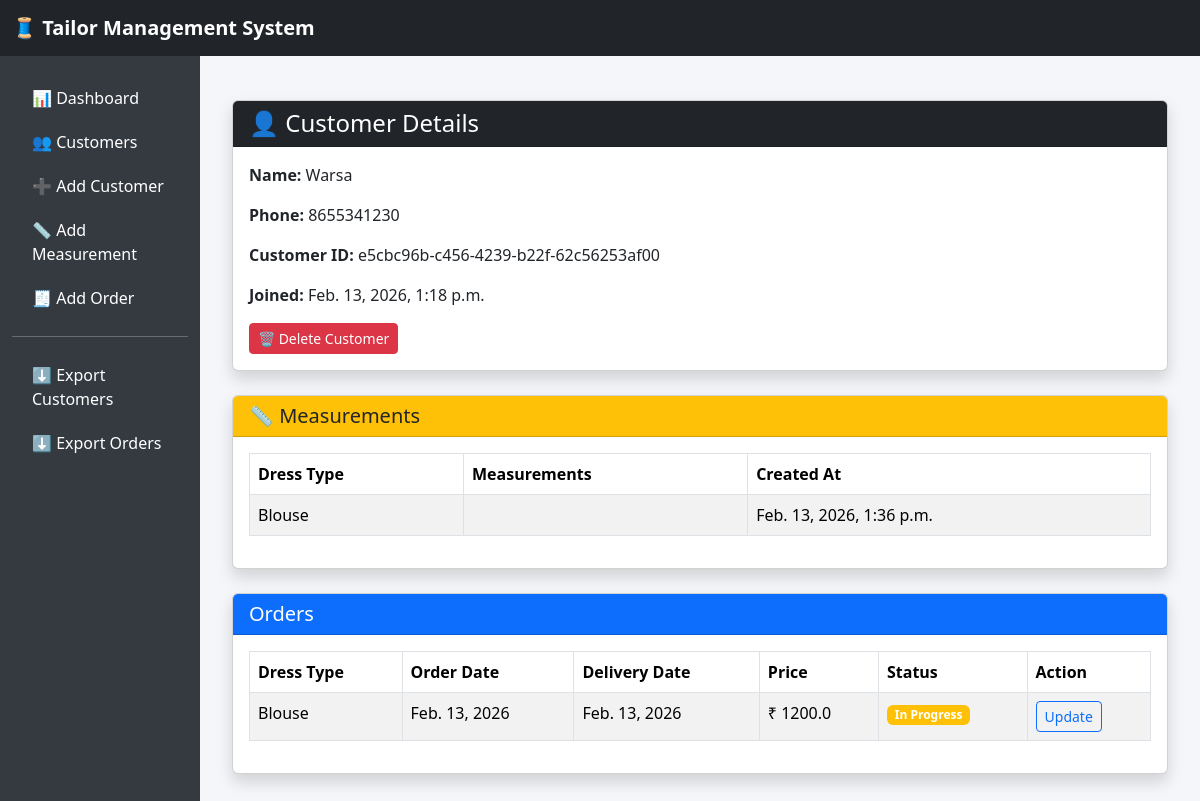
/customers/6/, run on the app's committed database.
### Tailor/models.py (models this page shows, shortened)
class Customer(models.Model):
    customer_id = models.UUIDField(default=uuid.uuid4, editable=False, unique=True)
    name = models.CharField(max_length=100)
    phone = models.CharField(max_length=15)
    created_at = models.DateTimeField(auto_now_add=True)

class Measurement(models.Model):
    DRESS_TYPES = [
        ('Blouse', 'Blouse'),
        ('Kurti', 'Kurti'),
        ('Suit', 'Suit'),
        ('Salwar', 'Salwar'),
        ('Lehenga', 'Lehenga'),
        ('Gown', 'Gown'),
    ]
    customer = models.ForeignKey(
        Customer,
        on_delete=models.CASCADE,
        related_name="measurements"
    )
    dress_type = models.CharField(max_length=50, choices=DRESS_TYPES)
    shoulder = models.FloatField(null=True, blank=True)
    bust = models.FloatField(null=True, blank=True)
    underbust = models.FloatField(null=True, blank=True)
    waist = models.FloatField(null=True, blank=True)
    hip = models.FloatField(null=True, blank=True)
    armhole = models.FloatField(null=True, blank=True)
    sleeve_length = models.FloatField(null=True, blank=True)
    bicep_round = models.FloatField(null=True, blank=True)
    elbow_round = models.FloatField(null=True, blank=True)
    wrist_round = models.FloatField(null=True, blank=True)
    neck_depth_front = models.FloatField(null=True, blank=True)
    neck_depth_back = models.FloatField(null=True, blank=True)
    blouse_length = models.FloatField(null=True, blank=True)
    kurti_length = models.FloatField(null=True, blank=True)
    suit_length = models.FloatField(null=True, blank=True)
    full_length = models.FloatField(null=True, blank=True)
    apex = models.FloatField(null=True, blank=True)
    shoulder_to_apex = models.FloatField(null=True, blank=True)
    slit_length = models.FloatField(null=True, blank=True)
    thigh = models.FloatField(null=True, blank=True)
    knee = models.FloatField(null=True, blank=True)
    calf = models.FloatField(null=True, blank=True)
    bottom_round = models.FloatField(null=True, blank=True)
    ankle = models.FloatField(null=True, blank=True)
    flare = models.FloatField(null=True, blank=True)
    cancan_length = models.FloatField(null=True, blank=True)
    created_at = models.DateTimeField(auto_now_add=True)

class Order(models.Model):
    STATUS = [
        ('Pending', 'Pending'),
        ('In Progress', 'In Progress'),
        ('Completed', 'Completed'),
    ]
    customer = models.ForeignKey(Customer, on_delete=models.CASCADE, related_name="orders")
    dress_type = models.CharField(max_length=50)
    coming_date = models.DateField(auto_now_add=True)  # 🔥 Auto order date
    delivery_date = models.DateField()
    price = models.FloatField()
    status = models.CharField(max_length=20, choices=STATUS, default='Pending')

### Tailor/views.py (the view)
# urls.py: path('customers/<int:pk>/', views.customer_detail, name='customer_detail'),
def customer_detail(request, pk):
    customer = get_object_or_404(Customer, pk=pk)
    context = {
        "customer": customer,
        "measurements":customer.measurements.all(),
        "orders": customer.orders.all(),
    }
    return render(request, "Tailor/customer_detail.html", context)

### Tailor/templates/Tailor/customer_detail.html (shortened to what this page needs)
{% extends "tailor/base.html" %}
{% block content %}
<div class="container mt-4">
    <div class="card shadow mb-4">
        <div class="card-header bg-dark text-white">
            <h4 class="mb-0">👤 Customer Details</h4>
        </div>
        <div class="card-body">
            <p><strong>Name:</strong> {{ customer.name }}</p>
            <p><strong>Phone:</strong> {{ customer.phone }}</p>
            <p><strong>Customer ID:</strong> {{ customer.customer_id }}</p>
            <p><strong>Joined:</strong> {{ customer.created_at }}</p>
            <a href="{% url 'delete_customer' customer.id %}"
               class="btn btn-danger btn-sm">
                🗑 Delete Customer
            </a>
        </div>
    </div>
    <div class="card shadow mb-4">
        <div class="card-header bg-warning">
            <h5 class="mb-0">📏 Measurements</h5>
        </div>
        <div class="card-body">
            {% if measurements %}
                <table class="table table-bordered table-striped">
                    <thead>
                        <tr>
                            <th>Dress Type</th>
                            <th>Measurements</th>
                            <th>Created At</th>
                        </tr>
                    </thead>
                    <tbody>
                        {% for m in measurements %}
                        <tr>
                            <td>{{ m.dress_type }}</td>
                            <td>
                            </td>
                            <td>{{ m.created_at }}</td>
                        </tr>
                        {% endfor %}
                    </tbody>
                </table>
            {% else %}
                <p class="text-muted">No measurements found.</p>
            {% endif %}
        </div>
    </div>
    <div class="card shadow mt-4">
        <div class="card-header bg-primary text-white">
            <h5 class="mb-0">Orders</h5>
        </div>
        <div class="card-body">
            {% if orders %}
                <table class="table table-bordered table-striped">
                    <thead>
                        <tr>
                            <th>Dress Type</th>
                            <th>Order Date</th>
                            <th>Delivery Date</th>
                            <th>Price</th>
                            <th>Status</th>
                            <th>Action</th>
                        </tr>
                    </thead>
                    <tbody>
                        {% for order in orders %}
                        <tr>
                            <td>{{ order.dress_type }}</td>
                            <td>{{ order.coming_date }}</td>
                            <td>{{ order.delivery_date }}</td>
                            <td>₹ {{ order.price }}</td>
                            <td>
                                <span class="badge
                                    {% if order.status == 'Completed' %} bg-success
                                    {% elif order.status == 'In Progress' %} bg-warning
                                    {% elif order.status == 'Pending' %} bg-danger
                                    {% else %} bg-info
                                    {% endif %}">
                                    {{ order.status }}
                                </span>
                            </td>
                            <td>
                                <a href="{% url 'update_order' order.id %}"
                                class="btn btn-sm btn-outline-primary">
                                    Update
                                </a>
                            </td>
                        </tr>
                        {% endfor %}
                    </tbody>
                </table>
                {% else %}
            <p class="text-muted">No orders found.</p>
            {% endif %}
        </div>
    </div>
{% endblock %}

### Tailor/templates/Tailor/base.html (style rules this page uses)
body { background-color: #f4f6f9; }

### data on the page
Customer: name "Warsa", phone "8655341230", customer_id "e5cbc96b-c456-4239-b22f-62c56253af00", created_at "Feb. 13, 2026, 1:18 p.m."
Measurement: dress_type "Blouse", created_at "Feb. 13, 2026, 1:36 p.m."
Order: dress_type "Blouse", coming_date "Feb. 13, 2026", delivery_date "Feb. 13, 2026", price "1200.0", status "In Progress"
